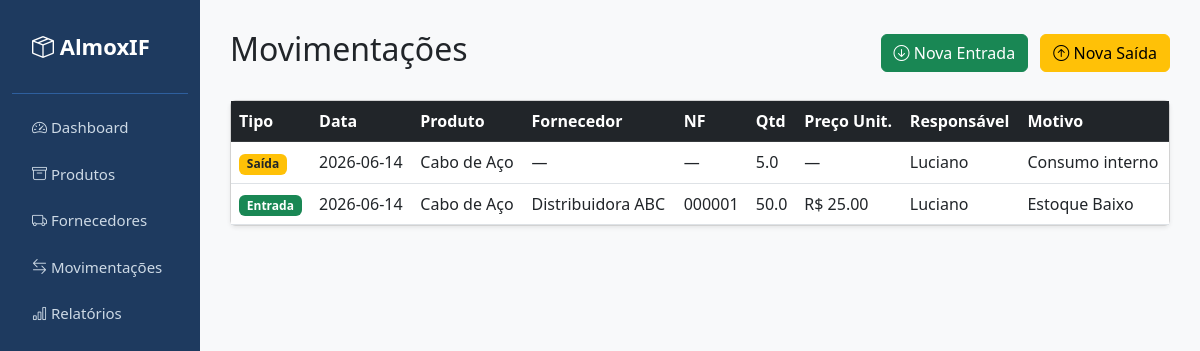
Page /movimentacoes on the committed database.
### tables this page shows
CREATE TABLE movimentacao (
            id INTEGER PRIMARY KEY AUTOINCREMENT,
            tipo TEXT NOT NULL,
            produto_id INTEGER NOT NULL,
            fornecedor_id INTEGER,
            quantidade REAL NOT NULL,
            preco_unitario REAL,
            numero_nf TEXT,
            data TEXT NOT NULL,
            motivo TEXT,
            responsavel TEXT,
            FOREIGN KEY (produto_id) REFERENCES produto(id),
            FOREIGN KEY (fornecedor_id) REFERENCES fornecedor(id)
        );

CREATE TABLE produto (
            id INTEGER PRIMARY KEY AUTOINCREMENT,
            nome TEXT NOT NULL,
            codigo TEXT UNIQUE NOT NULL,
            categoria TEXT,
            unidade TEXT,
            estoque_atual REAL DEFAULT 0,
            estoque_minimo REAL DEFAULT 0,
            preco_medio REAL DEFAULT 0,
            nacional TEXT DEFAULT 'S',
            pais_origem TEXT,
            lead_time_dias INTEGER DEFAULT 0
        );

CREATE TABLE fornecedor (
            id INTEGER PRIMARY KEY AUTOINCREMENT,
            nome TEXT NOT NULL,
            cnpj TEXT,
            telefone TEXT,
            email TEXT
        );

### routes/movimentacoes.py (the view)
@movimentacoes_bp.route('/movimentacoes')
def listar():
    conn = conectar()
    movimentacoes = conn.execute('''
        SELECT m.*, p.nome as produto_nome, f.nome as fornecedor_nome
        FROM movimentacao m
        JOIN produto p ON m.produto_id = p.id
        LEFT JOIN fornecedor f ON m.fornecedor_id = f.id
        ORDER BY m.id DESC
    ''').fetchall()
    conn.close()
    return render_template('movimentacoes/listar.html', movimentacoes=movimentacoes)

### database.py (called while the page is built)
def conectar():
    conn = sqlite3.connect('almoxarifado.db')
    conn.row_factory = sqlite3.Row
    return conn

### templates/movimentacoes/listar.html
{% extends 'base.html' %}
{% block conteudo %}
<div class="d-flex justify-content-between align-items-center mb-4">
    <h2>Movimentações</h2>
    <div>
        <a href="/movimentacoes/entrada" class="btn btn-success me-2">
            <i class="bi bi-arrow-down-circle"></i> Nova Entrada
        </a>
        <a href="/movimentacoes/saida" class="btn btn-warning">
            <i class="bi bi-arrow-up-circle"></i> Nova Saída
        </a>
    </div>
</div>
{% if movimentacoes %}
<div class="card shadow-sm">
    <div class="card-body p-0">
        <table class="table table-hover mb-0">
            <thead class="table-dark">
                <tr>
                    <th>Tipo</th>
                    <th>Data</th>
                    <th>Produto</th>
                    <th>Fornecedor</th>
                    <th>NF</th>
                    <th>Qtd</th>
                    <th>Preço Unit.</th>
                    <th>Responsável</th>
                    <th>Motivo</th>
                </tr>
            </thead>
            <tbody>
                {% for m in movimentacoes %}
                <tr>
                    <td>
                        {% if m['tipo'] == 'E' %}
                            <span class="badge bg-success">Entrada</span>
                        {% else %}
                            <span class="badge bg-warning text-dark">Saída</span>
                        {% endif %}
                    </td>
                    <td>{{ m['data'] }}</td>
                    <td>{{ m['produto_nome'] }}</td>
                    <td>{{ m['fornecedor_nome'] or '—' }}</td>
                    <td>{{ m['numero_nf'] or '—' }}</td>
                    <td>{{ m['quantidade'] }}</td>
                    <td>
                        {% if m['preco_unitario'] %}
                            R$ {{ "%.2f"|format(m['preco_unitario']) }}
                        {% else %}
                            —
                        {% endif %}
                    </td>
                    <td>{{ m['responsavel'] or '—' }}</td>
                    <td>{{ m['motivo'] or '—' }}</td>
                </tr>
                {% endfor %}
            </tbody>
        </table>
    </div>
</div>
{% else %}
<div class="alert alert-info">Nenhuma movimentação registrada ainda.</div>
{% endif %}
{% endblock %}

### templates/base.html (shortened to what this page needs)
<!DOCTYPE html>
<html lang="pt-br">
<head>
    <link href="https://cdn.jsdelivr.net/npm/bootstrap@5.3.0/dist/css/bootstrap.min.css" rel="stylesheet">
    <link href="https://cdn.jsdelivr.net/npm/bootstrap-icons@1.10.5/font/bootstrap-icons.css" rel="stylesheet">
</head>
<body>
<div class="container-fluid">
    <div class="row">
        <div class="col-md-2 sidebar">
            <div class="logo"><i class="bi bi-box-seam"></i> AlmoxIF</div>
            <a href="/"><i class="bi bi-speedometer2"></i> Dashboard</a>
            <a href="/produtos"><i class="bi bi-archive"></i> Produtos</a>
            <a href="/fornecedores"><i class="bi bi-truck"></i> Fornecedores</a>
            <a href="/movimentacoes"><i class="bi bi-arrow-left-right"></i> Movimentações</a>
            <a href="/relatorios"><i class="bi bi-bar-chart"></i> Relatórios</a>
        </div>
        <div class="col-md-10 conteudo">
            {% block conteudo %}{% endblock %}
        </div>
    </div>
</div>
</body>
</html>

### templates/base.html (style rules this page uses)
body { background-color: #f8f9fa; }
.sidebar { min-height: 100vh; background-color: #1e3a5f; padding-top: 20px; }
.sidebar a { color: #cdd9e5; text-decoration: none; display: block; padding: 12px 20px; font-size: 15px; }
.sidebar .logo { color: white; font-size: 22px; font-weight: bold; padding: 10px 20px 30px 20px; border-bottom: 1px solid #2e5f9e; margin-bottom: 10px; }
.conteudo { padding: 30px; }

### rows in the picture
movimentacao: tipo "Saída", data "2026-06-14", produto_nome "Cabo de Aço", m "—", quantidade "5.0", responsavel "Luciano", motivo "Consumo interno"
movimentacao: tipo "Entrada", data "2026-06-14", produto_nome "Cabo de Aço", nome "Distribuidora ABC", numero_nf "000001", quantidade "50.0", preco_unitario "25.00", responsavel "Luciano", motivo "Estoque Baixo"
